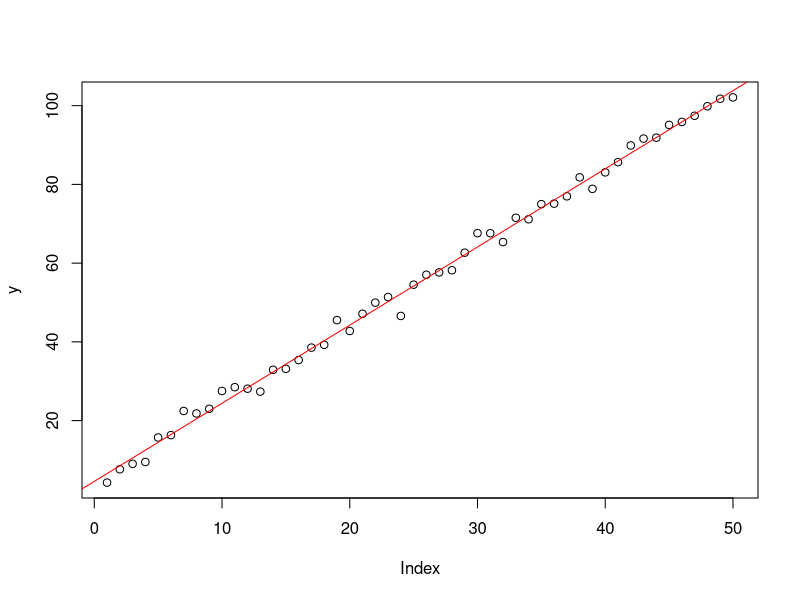

Write R code to recreate this figure.
#!/usr/bin/Rscript

lssq.lm <- function(xi, yi)
{
  xm <- sum(xi) / length(xi)
  ym <- sum(yi) / length(yi)
  
  xd <- xi - xm
  yd <- yi - ym
  
  xq <- xd * xd
  yq <- yd * yd
  
  prod <- xd*yd
  
  a <- sum(prod) / sum(xq)
  b <- ym - a * xm
  
  return (create_returnvalue(xi, yi, b, a))
}

proj.lm <- function(x, y) {
  X           <- matrix(1, length(x), 2)
  X[,2]       <- x
  
  a_estimator <- solve(t(X) %*% X) %*% t(X) %*% y
  b           <- a_estimator[2,1]
  a           <- a_estimator[1,1]
  
  return (create_returnvalue(x, y, a, b))
}

create_returnvalue <- function(x, y, a, b) {
  fit       <- b * x + a
  
  residuums <- y     - fit
  
  return (list(
    x.values=x, 
    y.values=y, 
    fitted.values=fit, 
    residuals=residuums, 
    coefficients=c(a, b)))
}

proj.example <- function(n = 50) {
  a <- 2
  b <- 4
  x <- c(1:n)
  
  y <- a*x + b + rnorm(n, sd=2)
  
  proj <- proj.lm(x, y)
  #proj <- lm(x~y)
  
  plot(y)
  abline(proj$coefficients[1], proj$coefficients[2], col = "red")
}

proj.example()
